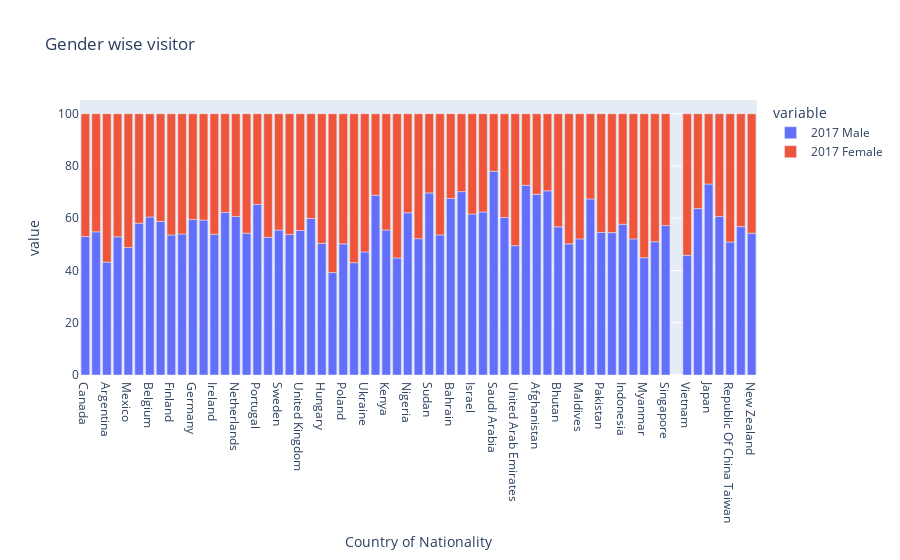

This figure's notebook cell:
### Code cell
px.bar(df, df.index,['2017 Male','2017 Female'], title='Gender wise visitor')

### Figure 1 — Plotly figure (JSON) as saved in the notebook; plotly's stock layout.template omitted (floating-point values rounded to 4 significant figures)
{"data": [{"alignmentgroup": "True", "hovertemplate": "variable=2017 Male<br>Country of Nationality=%{x}<br>value=%{y}<extra></extra>", "legendgroup": "2017 Male", "marker": {"color": "#636efa", "pattern": {"shape": ""}}, "name": "2017 Male", "offsetgroup": "2017 Male", "orientation": "v", "showlegend": true, "textposition": "auto", "type": "bar", "x": ["Canada", "United States Of America", "Argentina", "Brazil", "Mexico", "Austria", "Belgium", "Denmark", "Finland", "France", "Germany", "Greece", "Ireland", "Italy", "Netherlands", "Norway", "Portugal", "Spain", "Sweden", "Switzerland", "United Kingdom", "Czech Rep.", "Hungary", "Kazakhstan", "Poland", "Russian Federation", "Ukraine", "Egypt", "Kenya", "Mauritius", "Nigeria", "South Africa", "Sudan", "Tanzania", "Bahrain", "Iraq", "Israel", "Oman", "Saudi Arabia", "Turkey", "United Arab Emirates", "Yemen", "Afghanistan", "Bangladesh", "Bhutan", "Iran", "Maldives", "Nepal", "Pakistan", "Sri Lanka", "Indonesia", "Malaysia", "Myanmar", "Philippines", "Singapore", "Thailand", "Vietnam", "China", "Japan", "Korea (Republic Of ", "Republic Of China Taiwan", "Australia", "New Zealand"], "xaxis": "x", "y": [53, 54.8, 43.2, 52.9, 48.8, 58.1, 60.5, 58.8, 53.6, 54, 59.5, 59.3, 53.9, 62.2, 60.7, 54.3, 65.3, 52.7, 55.5, 53.8, 55.3, 59.9, 50.4, 39.2, 50.2, 43, 47.1, 68.8, 55.5, 44.8, 62.1, 52.2, 69.7, 53.6, 67.6, 70.2, 61.6, 62.4, 78, 60.3, 49.5, 72.6, 69.2, 70.5, 56.7, 50.2, 52.1, 67.4, 54.6, 54.5, 57.7, 52.1, 44.9, 51, 57.2, null, 45.8, 63.7, 73.1, 60.7, 50.9, 56.8, 54.3], "yaxis": "y"}, {"alignmentgroup": "True", "hovertemplate": "variable=2017 Female<br>Country of Nationality=%{x}<br>value=%{y}<extra></extra>", "legendgroup": "2017 Female", "marker": {"color": "#EF553B", "pattern": {"shape": ""}}, "name": "2017 Female", "offsetgroup": "2017 Female", "orientation": "v", "showlegend": true, "textposition": "auto", "type": "bar", "x": ["Canada", "United States Of America", "Argentina", "Brazil", "Mexico", "Austria", "Belgium", "Denmark", "Finland", "France", "Germany", "Greece", "Ireland", "Italy", "Netherlands", "Norway", "Portugal", "Spain", "Sweden", "Switzerland", "United Kingdom", "Czech Rep.", "Hungary", "Kazakhstan", "Poland", "Russian Federation", "Ukraine", "Egypt", "Kenya", "Mauritius", "Nigeria", "South Africa", "Sudan", "Tanzania", "Bahrain", "Iraq", "Israel", "Oman", "Saudi Arabia", "Turkey", "United Arab Emirates", "Yemen", "Afghanistan", "Bangladesh", "Bhutan", "Iran", "Maldives", "Nepal", "Pakistan", "Sri Lanka", "Indonesia", "Malaysia", "Myanmar", "Philippines", "Singapore", "Thailand", "Vietnam", "China", "Japan", "Korea (Republic Of ", "Republic Of China Taiwan", "Australia", "New Zealand"], "xaxis": "x", "y": [47, 45.2, 56.8, 47.1, 51.2, 41.9, 39.5, 41.2, 46.4, 46, 40.5, 40.7, 46.1, 37.8, 39.3, 45.7, 34.7, 47.3, 44.5, 46.2, 44.7, 40.1, 49.6, 60.8, 49.8, 57, 52.9, 31.2, 44.5, 55.2, 37.9, 47.8, 30.3, 46.4, 32.4, 29.8, 38.4, 37.6, 22, 39.7, 50.5, 27.4, 30.8, 29.5, 43.3, 49.8, 47.9, 32.6, 45.4, 45.5, 42.3, 47.9, 55.1, 49, 42.8, null, 54.2, 36.3, 26.9, 39.3, 49.1, 43.2, 45.7], "yaxis": "y"}], "layout": {"barmode": "relative", "legend": {"title": {"text": "variable"}, "tracegroupgap": 0}, "title": {"text": "Gender wise visitor"}, "xaxis": {"anchor": "y", "domain": [0, 1], "title": {"text": "Country of Nationality"}}, "yaxis": {"anchor": "x", "domain": [0, 1], "title": {"text": "value"}}}}
